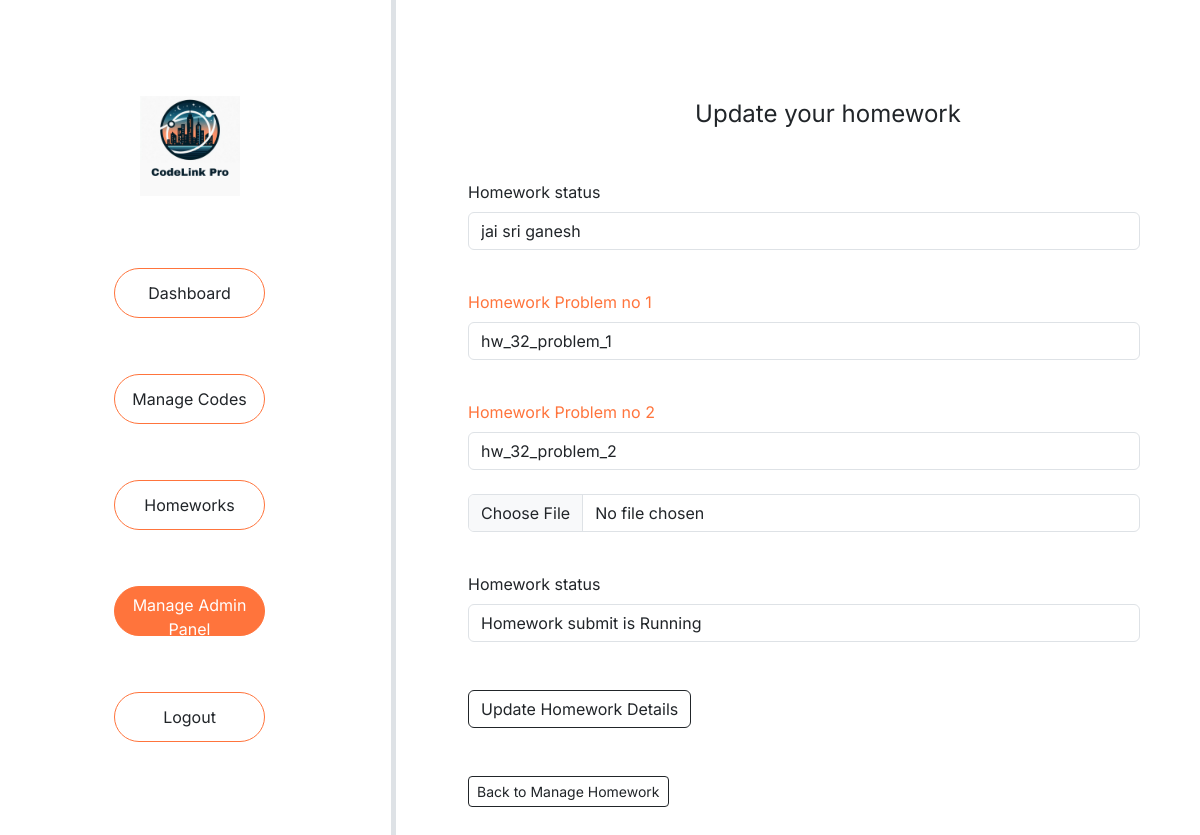
Page /homework_details?homework_id=32 (signed in) on the committed database.
### tables this page shows
CREATE TABLE `homeworks` (
  `homework_id` int(11) NOT NULL,
  `homework_problem_id` varchar(255) NOT NULL,
  `user_id` varchar(255) NOT NULL,
  `user_name` varchar(255) NOT NULL,
  `homework_title` varchar(255) NOT NULL,
  `problems_count` varchar(255) NOT NULL,
  `homework_file_name` varchar(255) NOT NULL,
  `homework_status` varchar(255) NOT NULL,
  `homework_submission_datetime` datetime NOT NULL,
  `datetime` datetime NOT NULL DEFAULT current_timestamp()
);

CREATE TABLE `homework_problems` (
  `homework_problem_id` int(11) NOT NULL,
  `homework_id` int(11) NOT NULL,
  `user_id` varchar(255) NOT NULL,
  `homework_problem_name` varchar(255) NOT NULL,
  `homework_problem_file` varchar(255) NOT NULL,
  `homework_problem_status` varchar(255) NOT NULL,
  `datetime` datetime NOT NULL DEFAULT current_timestamp()
);

### config/config.php (called while the page is built, shortened)
<?php
class database {
    protected function connect()
    {
        $this->hostname = "localhost";
        $this->db_username = "root";
        $this->db_password = "";
        $this->db_name = "code_link_pro";
        $conn = new mysqli($this->hostname, $this->db_username, $this->db_password, $this->db_name);
        return $conn;
    }
}
?>

### models/models.php (called while the page is built, shortened)
<?php
require_once __DIR__ . '/../config/config.php';
class models extends database{
     public function get_data_where($table_name, $where_conditions_and_values, $order_by_add_status = '', $order_table_cond_and_asc_or_desc_value = ''){
        $sql = "SELECT * FROM `$table_name` WHERE $where_conditions_and_values  $order_by_add_status $order_table_cond_and_asc_or_desc_value";
        $result = $this->connect()->query($sql);
        return $result;
     }
     public function pure_data($data){
        $result = htmlspecialchars(mysqlI_real_escape_string($this->connect(), $data), ENT_QUOTES);
        return $result;
     }
}
?>

### views/pages/homework_details.php (the view, shortened to what this page needs)
<?php
require __DIR__ . "/inc/_header.php";
$controllers->homework_details_update();
?>
<main>
    <div class="main_section">
        <div class="row">
            <div class="col-md-4 col-sm-12 border-5  border-end" style="height: auto !important;">
                <div class="navbar_section">
                    <div class="md_navbar_section">
                        <div class="logo d-flex justify-content-center mt-5 pt-5 mb-4">
                            <img src="/assets/img/CodeLinkPro.png" class="" width="100px" alt="">
                        </div>
                        <?php
                        require __DIR__ . "/inc/_sidebar_items.php";
                        ?>
                    </div>
                </div>
            </div>
            <div class="col-md-8 col-sm-12">
                <div class="section_main_content mt-4">
                    <div class="container m-4 p-4">
                        <div class="submit_home_work_section mt-4">
                    <div class="container">
                        <div class="section_title text-center fs-4 mb-4">
                            Update your homework
                        </div>
                        <form action="" method="post" enctype="multipart/form-data" >
                        <?php
                        $get_homework_id = $controllers->pure_data($_GET['homework_id']);
                        $result_check_homework_details = $controllers->get_data_where("homeworks", "`homework_id` = '$get_homework_id'");
                        if($result_check_homework_details){
                            if($result_check_homework_details->num_rows == 1){
                                while($row = $result_check_homework_details->fetch_assoc()){
                                    $homework_status = $row['homework_status'];
                                    echo '
                                    <div class="mb-3 me-4 pe-4">
                                     <label for="homework_title"class="mt-4 mb-2" >Homework status</label>
                                        <input type="text" class="form-control" placeholder="Enter Homework title" value="'. $row['homework_title'] .'" name="homework_title" id="homework_title">
                                    </div>
                                    ';
                                }
                            }
                        }
                        $result_check_problem = $controllers->get_data_where("homework_problems", "`homework_id` = '$get_homework_id'");
                        if($result_check_problem){
                            if($result_check_problem->num_rows > 0){
                                $problem_sl_no = 1;
                                while($row = $result_check_problem->fetch_assoc()){
                                    echo '
                                    <input type="hidden" name="homework_problem_id_'. $problem_sl_no .'" value="'. $row['homework_problem_id'] .'" >
                                <div class="mb-3 me-4 pe-4">
                                    <label for="homework_problem_name"class="mt-4 mb-2 primary-color" >Homework Problem no '. $problem_sl_no .'</label>
                                    <input type="text" name="homework_problem_name_'. $problem_sl_no .'" class="form-control " id="homework_problem_name" value="'. $row['homework_problem_name'] .'" placeholder="Update Homework Problem no '. $problem_sl_no .'" >
                                 </div>
                                    ';
                                    $problem_sl_no++;
                                }
                            }
                        }
                        ?>
                        <div class="mb-3 me-4 pe-4">
                            <input type="file" name="homework_files" class="form-control mt-4" id="homework_files">
                        </div>
                        <div class="mb-3 me-4 pe-4">
                            <label for="homework_status"class="mt-4 mb-2" >Homework status</label>
                            <select name="homework_status" id="homework_status" class="form-control">
                                <option value="running" <?php
                                if($homework_status == 'running'){
                                    echo "selected";
                                }
                                ?> >Homework submit is Running</option>
                            </select>
                        </div>
                        <div class="mb-3 mt-4 pt-4">
                            <button type="submit" class="btn  btn-outline-dark" name="update_homework_details">Update Homework Details</button>
                        </div>
                        <div class="mb-3 mt-4 pt-4">
                            <a href="/manage_homework" class="nav-link">
                            <button type="button" class="btn btn-sm btn-outline-dark">Back to Manage Homework</button>
                            </a>
                        </div>
                        </form>
                    </div>
                   </div>
                    </div>
                </div>
            </div>
        </div>
    </div>
</main>
<?php
require __DIR__ . "/inc/_footer_script.php";
?>

### assets/css/ace_code_editor.css (style rules this page uses)
:root { --set-editor-inner-margin-top: 20px; }

### assets/css/responsive.inc.css (style rules this page uses)
@media screen and (min-width: 766px) { .md_navbar_section { display: block; } }

### assets/css/style.inc.css (style rules this page uses)
* { margin: 0; padding: 0; box-sizing: border-box; }
body { font-family: "Inter", sans-serif;; }
:root { --primary-color: #FF743C; }
.primary-color { color: var(--primary-color) !important; }
.section_main_content { overflow-y: scroll; overflow-x: hidden; height: 100vh; }

### rows in the picture
homeworks: homework_title "jai sri ganesh", homework_status "Homework submit is Running"
homework_problems: homework_problem_name "hw_32_problem_1"
homework_problems: homework_problem_name "hw_32_problem_2"
